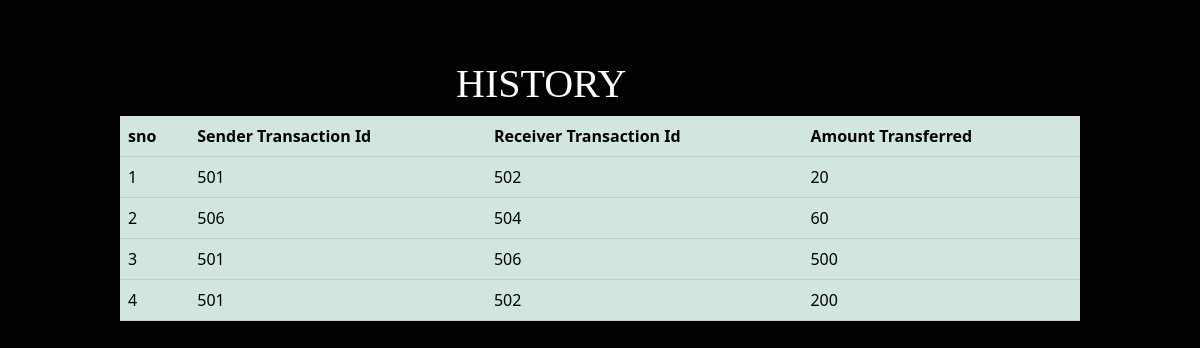
Page /transactionhistory on the committed database.
### bank.py (models this page shows)
class History(db.Model):
    sno = db.Column(db.Integer(), primary_key=True)
    sender = db.Column(db.Integer(), nullable=False)
    receiver = db.Column(db.Integer(), nullable=False)
    cash = db.Column(db.Integer(), nullable=False)

### bank.py (the view)
@app.route('/transactionhistory')
def transaction_history():
    history = History.query.all()
    return render_template('history.html', history=history)

### templates/history.html (shortened to what this page needs)
<!doctype html>
<html lang="en">
  <head>
    <link href="https://cdn.jsdelivr.net/npm/bootstrap@5.0.2/dist/css/bootstrap.min.css" rel="stylesheet">
  </head>
  <body>
    <h1 class="router">HISTORY</h1>
<div class="rez">
<table class="table table-success table-hover">
  <tr>
    <th scope="col">sno</th>
    <th scope="col">Sender Transaction Id</th>
    <th scope="col">Receiver Transaction Id</th>
    <th scope="col">Amount Transferred</th>
  </tr>
  {% for his in history %}
  <tr>
    <td scope="row">{{ his.sno }}</td>
    <td scope="row">{{ his.sender }}</td>
    <td scope="row">{{ his.receiver }}</td>
    <td scope="row">{{ his.cash }}</td>
</tr>
  {% endfor %}
</table>
  </div>
  </body>
</html>

### templates/history.html (style rules this page uses)
body { width:100%; background-color:#030101; }
.router { color:#FFFFFF; margin-left:38%; padding-top:5%; font-family:sanserif; }
.rez { padding-left:10%; padding-right:10%; }

### rows in the picture
History: sno "1", sender "501", receiver "502", cash "20"
History: sno "2", sender "506", receiver "504", cash "60"
History: sno "3", sender "501", receiver "506", cash "500"
History: sno "4", sender "501", receiver "502", cash "200"
